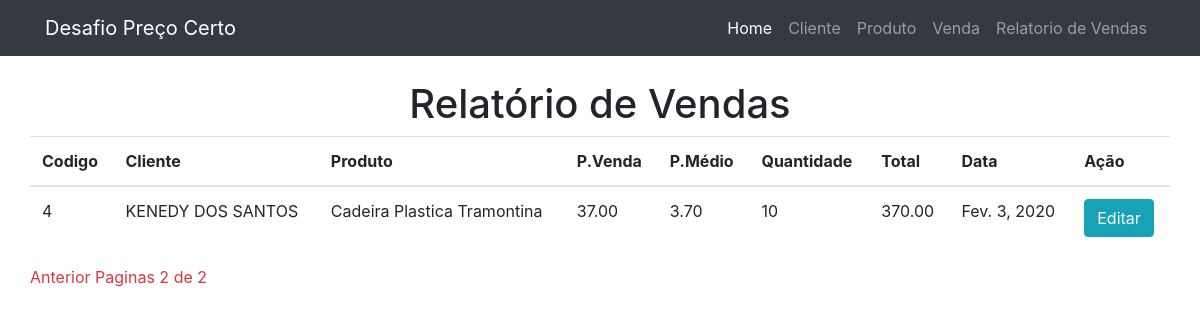
/core/relatorio/?page=2, run on the app's committed database.
### vendas/models.py (models this page shows, shortened)
class Pedido(models.Model):
	cliente = models.ForeignKey(Cliente, on_delete=models.CASCADE)
	produto = models.ForeignKey(Produto, on_delete=models.CASCADE)
	preco = models.DecimalField('Preço', max_digits=7, decimal_places=2)
	quantidade = models.IntegerField('Quantidade')
	data = models.DateField('Criado em', auto_now_add=True)
	def calcula(self):
		return self.preco / self.quantidade
	preco_medio = property(calcula)
	def total(self):
		return self.preco * self.quantidade
	sub_total = property(total)
	class Meta:
		verbose_name = 'Pedido'
		verbose_name_plural = 'Pedidos'
		ordering = ['cliente']

### clinte/models.py (models this page shows)
class Cliente(models.Model):
	nome = models.CharField('Nome', max_length=50)
	class Meta:
		verbose_name = 'Cliente'
		verbose_name_plural = 'Clientes'
	def __str__(self):
		return self.nome

### produto/models.py (models this page shows)
class Produto(models.Model):
	nome = models.CharField('Descrição', max_length=100)
	preco_custo = models.DecimalField('Preço Custo', max_digits=7, decimal_places=2)
	preco_venda = models.DecimalField('Preço Venda', max_digits=7, decimal_places=2)
	class Meta:
		verbose_name = 'Produto'
		verbose_name_plural = 'Produtos'
	def __str__(self):
		return self.nome

### core/views.py (the view)
# urls.py: path('relatorio/', views.relatorio, name='relatorio'),
def relatorio(request):
	relatorio = Pedido.objects.all()
	custo = Produto.objects.all()
	paginator = Paginator(relatorio,3)
	page = request.GET.get('page')
	relatorio = paginator.get_page(page)
	return render(request, 'core/relatorio.html',{'relatorio':relatorio,'relatorio':relatorio, 'custo':custo})

### core/templates/core/relatorio.html (shortened to what this page needs)
{% extends "base.html" %}
{% load bootstrap4 %}
{% block body %}
<br>
  <strong><h1>Relatório de Vendas</h1></strong>
  </div>
   <br>
   <table class="table">
    <thead>
    <tr>
    <th>Codigo</th>
    <th>Cliente</th>
    <th>Produto</th>
    <th>P.Venda</th>
    <th>P.Médio</th>
    <th>Quantidade</th>
    <th>Total</th>
    <th>Data</th>
    <th>Ação</th>
    </tr>
    </thead>
    {% for list in relatorio %}
    <tr>
    <td>{{list.id}}</td>
    <td>{{list.cliente}}</td>
    <td>{{list.produto}}</td>
    <td>{{list.preco}}</td>
    <td>{{list.preco_medio}}</td>
    <td>{{list.quantidade}}</td>
    <td>{{list.sub_total}}</td>
    <td>{{list.data}}</td>
    <td><a href="{% url 'editar' list.id %}" class="btn btn-info">Editar</a></td>
    </tr>
    {% empty %}
    <div class="alert success">
    <i class="material-icons" style="font-size:40px">sentiment_very_dissatisfied</i><p>
    Ops! sem relatório de vendas
    </div>
    {% endfor %}
    </table>
    <div class="text-danger">
    <span class="step-links">
    {% if relatorio.has_previous %}
    <a class="text-danger" href="?page={{ relatorio.previous_page_number }}">Anterior</a>
    {% endif %}
    <span class="current">
    Paginas {{ relatorio.number }} de {{ relatorio.paginator.num_pages }}
    </span>
    </span>
    </div>
{% endblock body %}

### data on the page
Pedido: id "4", cliente "KENEDY DOS SANTOS", produto "Cadeira Plastica Tramontina", preco "37.00", preco_medio "3.70", quantidade "10", sub_total "370.00", data "Fev. 3, 2020"

### other printed values
{{ relatorio.number }} "2"
{{ relatorio.paginator.num_pages }} "2"
